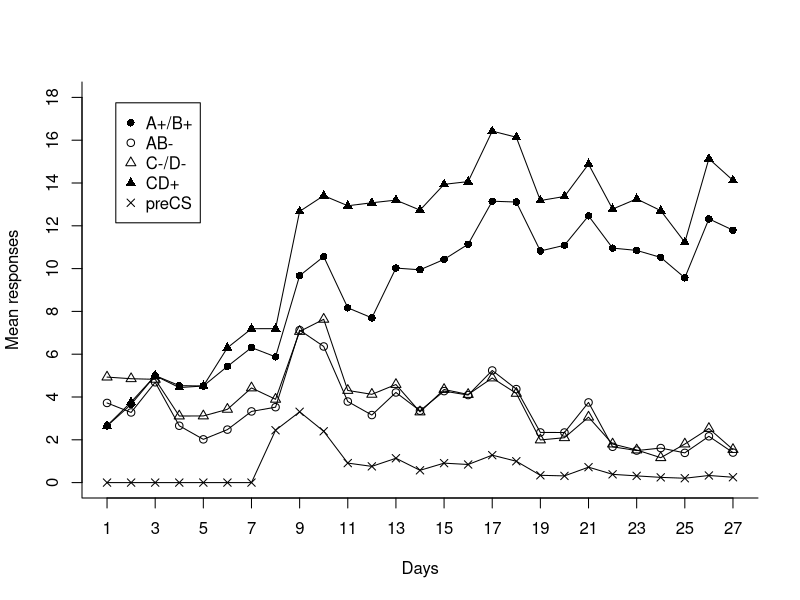
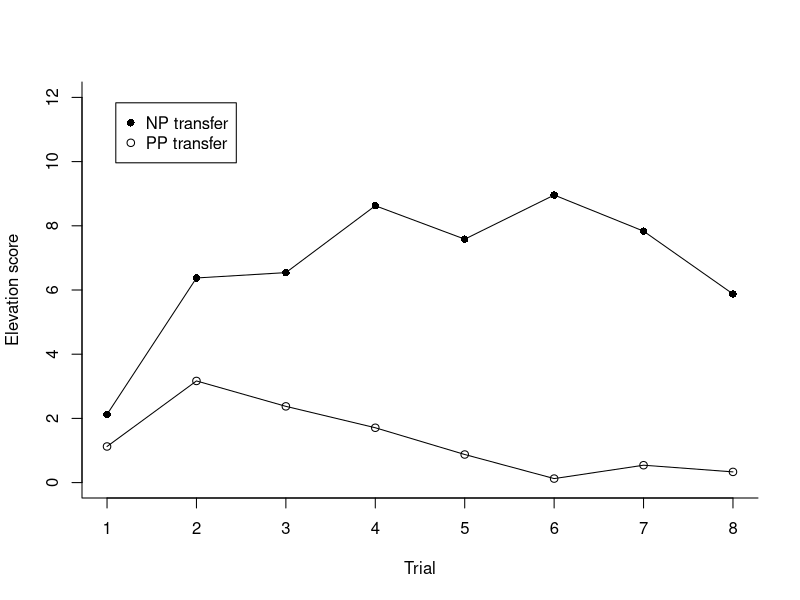
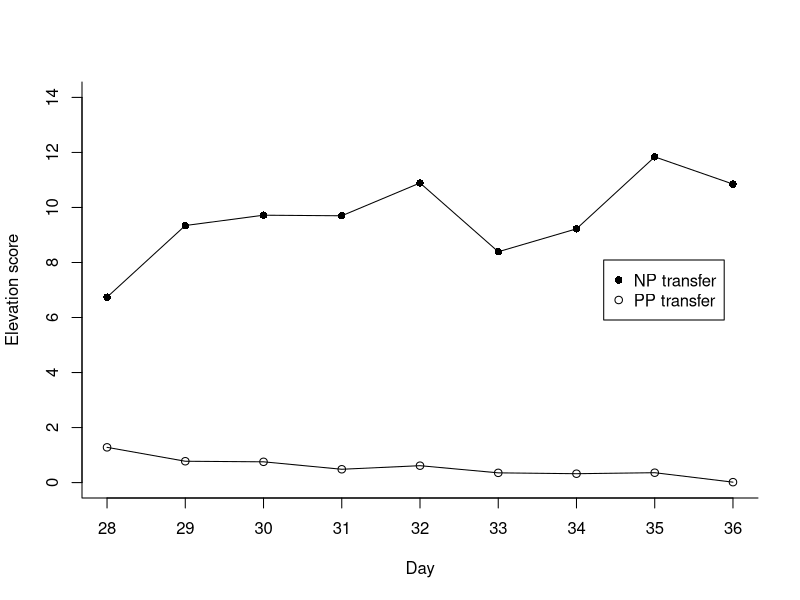

The R source for these figures, in order:
print('DAU: KULMAES1')
print('Date: 2015-05-13')
print('Author: Andy J. Wills')
print('---------------------')
print('Note: Analysis in Phases 1 and 2 uses')
print('linear-contrast within-subjects ANOVA.')
print('This is not supported by the "ez" package.')
print('The workaround in this script is to export')
print('data files to SPSS for analysis.')
# Note: It would be better to update the 'ez' package to do this
# or use GLM within R to build the appropriate model.
print('---------------------')
print('Loading data...')
dta <- read.table("kulmaes1data.txt",stringsAsFactors = FALSE, sep = "\t", header=TRUE)
######
# Extract phase 1
p1 <- dta[dta$phase ==1,]
# Extract pre-stimulus responding
p1pre <- p1[p1$period == 'pre',]
p1 <- p1[p1$period == 'stim',]
# Average acros trial types
p1$type <- NULL
p1$type[p1$stim == 'A+' | p1$stim == 'B+'] <- 'A+/B+'
p1$type[p1$stim == 'C-' | p1$stim == 'D-'] <- 'C-/D-'
p1$type[p1$stim == 'AB-'] <- 'AB-'
p1$type[p1$stim == 'CD+'] <- 'CD+'
p1ag <- aggregate(p1$resp,list(p1$group,p1$subj,p1$type,p1$sess),mean)
colnames(p1ag) <-c('group','subj','type','sess','resp')
# Aggregate pre-CS responding
p1pre.av <- aggregate(p1pre$resp,list(p1pre$sess),mean)
p1pre.av <- rbind(c(1,0),c(2,0),c(3,0),c(4,0),c(5,0),c(6,0),c(7,0),p1pre.av)

print('Figure 1 means')
p1av <- aggregate(p1$resp,list(p1$type,p1$sess),mean)
colnames(p1av) <-c('type','sess','resp')
p1av.wide <- reshape(p1av,direction="wide",timevar="type",idvar="sess")
p1av.wide <- cbind(p1av.wide, p1pre.av$x)
colnames(p1av.wide) <- c('sess','A+/B+','AB-','C-/D-','CD+','preCS')
print(p1av.wide)

print('Plot Figure 1 (without error bars)')
# Plot Figure 1
plot(p1av.wide[,'A+/B+'],type='o',pch=16,
     axes = FALSE,
     xlab = 'Days',
     ylim = c(0,18), ylab = 'Mean responses',
)
box(bty='l')
axis(1,at=seq(1,27,2))
axis(2,at=seq(0,18,2))
lines(p1av.wide[,'AB-'],type='o',pch=1)
lines(p1av.wide[,'C-/D-'],type='o',pch=2)
lines(p1av.wide[,'CD+'],type='o',pch=17)
lines(p1av.wide[,'preCS'],type='o',pch=4)
legend('topleft',c('A+/B+','AB-','C-/D-','CD+','preCS'), pch = c(16,1,2,17,4),inset=.05)

print('Save Phase 1 reinforced vs. nonreinforced data file for analysis by SPSS')
# Now average across reinforcement type 
p1ag$type2 <- NULL
p1ag$type2[p1ag$type == 'A+/B+' ] <- 'R'
p1ag$type2[p1ag$type == 'C-/D-' ] <- 'U'
p1ag$type2[p1ag$type == 'AB-' ] <- 'U'
p1ag$type2[p1ag$type == 'CD+' ] <- 'R'
p1ag2 <- aggregate(p1ag$resp,list(p1ag$group,p1ag$subj,p1ag$type2,p1ag$sess),mean)
colnames(p1ag2) <-c('group','subj','type2','sess','resp')
# SPSS syntax analysis has Sess 1 as Session 15. Convert...
p1ag2$sess <- p1ag2$sess + 14
# Convert to wide format 
p1ag2$tv <- paste0(p1ag2$type2,'_',p1ag2$sess)
spss.wide <- subset(p1ag2,select=c('group','subj','resp','tv'))
spss.wide <- reshape(spss.wide,direction="wide",timevar="tv",idvar=c("subj","group"))
# Set column headings to match SPSS syntax file
vnam <- c('group','subj')
for(i in 15:41) {
  vnam <- c(vnam,paste0('R_',i),paste0('U_',i))
}
colnames(spss.wide) <- vnam
# Round output to match E.Maes SAV file
for(i in 3:56) {
  spss.wide[,i] <- round(spss.wide[,i],9)
}
# Export as text file
write.table(spss.wide,file="kulmaes1phase1.txt",sep="\t",row.names=FALSE)

print('Save Phase 1 PP vs NP data file for analysis by SPSS')
# Recode trial types
p1ag$type3 <- NULL
p1ag$type3[p1ag$type == 'A+/B+' ] <- 'NP+'
p1ag$type3[p1ag$type == 'C-/D-' ] <- 'PP-'
p1ag$type3[p1ag$type == 'AB-' ] <- 'NP-'
p1ag$type3[p1ag$type == 'CD+' ] <- 'PP+'
p1ag3 <- aggregate(p1ag$resp,list(p1ag$group,p1ag$subj,p1ag$type3,p1ag$sess),mean)
colnames(p1ag3) <-c('group','subj','type3','sess','resp')
# Take differences
npdiff <- p1ag3$resp[p1ag3$type3 == 'NP+'] - p1ag3$resp[p1ag3$type3 == 'NP-']
ppdiff <- p1ag3$resp[p1ag3$type3 == 'PP+'] - p1ag3$resp[p1ag3$type3 == 'PP-']
subjs <- rep(levels(factor(p1ag3$subj)),times=27)
sessions <- rep(levels(factor(p1ag3$sess)),each=24)
p1ag4 <- data.frame(subjs,sessions,npdiff,ppdiff)
colnames(p1ag4) <-c('subj','sess','npdiff','ppdiff')
# Convert to wide format 
spss2.wide <- reshape(p1ag4,direction="wide",timevar="sess",idvar="subj")
# Set column headings to match SPSS syntax file
vnam <- c('subj')
for(i in 15:41) {
  vnam <- c(vnam,paste0('mdiff_NP_',i),paste0('mdiff_PP_',i))
}
colnames(spss2.wide) <- vnam
# Round output to match E.Maes SAV file
for(i in 2:55) {
  spss2.wide[,i] <- round(spss2.wide[,i],9)
}
# Export as text file
write.table(spss2.wide,file="kulmaes1phase1ppnp.txt",sep="\t",row.names=FALSE)

# Housekeeping
rm(p1,p1ag,p1ag2,spss.wide,i,vnam,p1av,p1av.wide)
rm(p1ag3,p1ag4,p1pre,p1pre.av,spss2.wide)
rm(npdiff,ppdiff,sessions,subjs)

####  PHASE 2 ##### 

print('Phase 2, Day 28 analysis')
# Calculate preCS rate

print('preCS responding')
# This is a bit fiddly, as the data file represents E and F at
# a trial level but the other cues at a session level...

# Extract E,F trial level data first, and aggregate across trials
precs.ef <- dta[dta$sess == 28 & (dta$stim == 'E' | dta$stim == 'F') & dta$period == 'pre',]
precs.ef <- aggregate(precs.ef$resp,list(precs.ef$subj,precs.ef$stim),mean)
colnames(precs.ef) <- c('subj','stim','preCS')
# Now extract other trial ypes
precs.ot <- dta[dta$sess == 28 & dta$stim != 'E' & dta$stim != 'F' & dta$period == 'pre',]
precs.ot <- data.frame(precs.ot$subj,precs.ot$stim,precs.ot$resp)
colnames(precs.ot) <- c('subj','stim','preCS')
# Combine these two sets
precs <- rbind(precs.ef,precs.ot)
# Take mean
print(mean(precs$preCS))

# Now the analysis of elevation scores
# Extract E and F trials from phase 2
p2 <- dta[dta$phase == 2 & (dta$stim == 'E' | dta$stim == 'F'),]
# Extract Day 28
p2day28 <- p2[p2$sess==28,]
# Calculate elevation score
p2day28el <- subset(p2day28,select=c('group','subj','subsess','period','stim','resp'))
p2day28el <- reshape(p2day28el,direction='wide',timevar='period',idvar=c('group','subj','subsess','stim'))
p2day28el$elev <- p2day28el$resp.stim - p2day28el$resp.pre

print('Figure 2, lower panel, means')
av <- aggregate(p2day28el$elev,list(p2day28el$group,p2day28el$subsess),mean)
colnames(av) <- c('group','trial','elev')
avfig <- reshape(av,direction='wide',timevar='group',idvar='trial')
rm(av)
colnames(avfig) <- c('trial','NP','PP')
print(avfig)

print('Plot Figure 2, lower panel (without error bars)')
plot(avfig[,2],type='o',pch=16,
     axes = FALSE,
     xlab = 'Trial',
     ylim = c(0,12), ylab = 'Elevation score',
)
box(bty='l')
axis(1,at=seq(1,8,1))
axis(2,at=seq(0,12,2))
lines(avfig[,3],type='o',pch=1)
legend('topleft',c('NP transfer','PP transfer'), pch = c(16,1),inset=.05)
rm(avfig)

print('Save phase 2, day 28, data file for SPSS analysis')
# Aggregate across stim type
ag <- aggregate(p2day28el$elev,list(p2day28el$group, p2day28el$subj, p2day28el$subsess),mean)
colnames(ag) <- c('group','subj','subsess','elev')
# Convert to wide for SPSS
ag.wide <- reshape(ag,direction='wide',timevar='subsess',idvar=c('group','subj'))
rm(ag)
# Set column headings to match SPSS syntax file
colnames(ag.wide) <- c('group','subj','ESA_B_1','ESA_B_2','ESA_B_3','ESA_B_4'
          ,'ESA_B_5','ESA_B_6','ESA_B_7','ESA_B_8')
# Export as text file
write.table(ag.wide,file="kulmaes1phase2.txt",sep="\t",row.names=FALSE)
rm(ag.wide)
rm(p2day28el)
print('Figure 2, upper panel, means')
# Aggregate Day 28 (this day, E & F data is at trial level)
p2day28ag <- aggregate(p2day28$resp,list(p2day28$group,p2day28$subj,p2day28$sess,
                                         p2day28$period,p2day28$stim),mean)
colnames(p2day28ag) <- c('group','subj','sess','period','stim','resp')
rm(p2day28)
# Extract Day 29+
p2days <- p2[p2$sess>28,]
p2days <- subset(p2days,select=c('group','subj','sess','period','stim','resp'))
# Combined with aggregated Day 28
p2days <- rbind(p2day28ag,p2days)
rm(p2day28ag)
# Calculate elevation score
p2days <- reshape(p2days,direction='wide',timevar='period',idvar=c('group','subj','sess','stim'))
p2days$elev <- p2days$resp.stim - p2days$resp.pre
# Calculate means
av <- aggregate(p2days$elev,list(p2days$group,p2days$sess),mean)
colnames(av) <- c('group','sess','elev')
avfig <- reshape(av,direction='wide',timevar='group',idvar='sess')
colnames(avfig) <- c('sess','NP','PP')
print(avfig)
print('Plot Figure 2, upper panel (without error bars)')
plot(cbind(28:36,avfig[,2]),type='o',pch=16,
     axes = FALSE,
     xlab = 'Day',
     ylim = c(0,14), ylab = 'Elevation score',
)
box(bty='l')
axis(1,at=28:36)
axis(2,at=seq(0,14,2))
lines(cbind(28:36,avfig[,3]),type='o',pch=1)
legend('right',c('NP transfer','PP transfer'), pch = c(16,1),inset=.05)
rm(p2,p2days,av,avfig)
rm(precs,precs.ef,precs.ot)

#### PHASE 3 #####

print('Phase3, preCS responding')
precs.l <- dta[dta$phase == 3 & dta$period == 'pre',]
# Aggregate across trials
precs <- aggregate(precs.l$resp,list(precs.l$subj,precs.l$stim),mean)
colnames(precs) <- c('subj','stim','preCS')
# Aggregate across stimuli
precs.ag <- aggregate(precs$preCS,list(precs$subj),mean)
colnames(precs.ag) <- c('subj','preCS')
print(mean(precs.ag$preCS))
# Housekeeping
rm(precs,precs.ag,precs.l)

# Extract first presentation of EF compound
p3 <- dta[dta$phase == 3 & dta$part == 2 & dta$subsess == 1,]
p3 <- subset(p3,select=c('group','subj','period','resp'))
p3 <- reshape(p3,direction='wide',timevar='period',idvar=c('group','subj'))

# Calculate elevation score
p3$elev <- p3$resp.stim - p3$resp.pre
p3 <- subset(p3,select=c('group','subj','elev'))
print('Figure 3, means and t-test')
print(t.test(elev ~ group,data=p3))

print('---------------------')
print('Phase 3 individual level')
# PP transfer condition - Rule-based prediction is EF > E/F. 
# E/F is nonreinforced. Work out SD of responses to non-reinforced 
# trials (2 AB-, 1 C-, 1 D-, 1 E-, 1 F-) from phase 3 part 1. 
# Work out what 1 SD above the phase 3, part 1, E/F rate would be. 
# Compare that to first observed EF responses (phase 3, part 2, presentation 1). 
# Extract Phase 3, part 1, PP condition
p3pp <- dta[dta$phase == 3 & dta$part == 1 & dta$group == 'PP' & dta$period == 'stim',]
# Extract unreinforced trials thereof
p3ppu <- p3pp[p3pp$stim == 'AB-' |
                p3pp$stim == 'C-' |
                p3pp$stim == 'D-' |
                p3pp$stim == 'E' |
                p3pp$stim == 'F', ]
# Calculate SD of these nonreinforced trials
p3ppu <- subset(p3ppu,select=c('subj','stim','resp'))
p3ppsd <- aggregate(p3ppu$resp,list(p3ppu$subj),sd)
colnames(p3ppsd) <- c('subj','stdev')
# Extract Phase 3, part 1, E/F 
p3eof <- p3pp[p3pp$stim == 'E' | p3pp$stim == 'F',]
p3eof <- subset(p3eof,select=c('subj','stim','resp'))
# Calculate mean response to E/F
p3eofav <- aggregate(p3eof$resp,list(p3eof$subj),mean)
colnames(p3eofav) <- c('subj','eof')
# Extract Phase 3, part 2, presentation 1
p3ef <- dta[dta$group == 'PP' & dta$phase == 3 & dta$part == 2 & dta$subsess == 1 & dta$period == 'stim',]
# Compile table
tab <- cbind(p3ppsd,p3eofav$eof,p3ef$resp)
colnames(tab) <- c('subj','stdev','eof','ef')
tab$crit <- tab$eof + tab$stdev
tab$rule <- 'not'
tab$rule[tab$crit < tab$ef] <- 'rule'
pprule <- length(tab$rule[tab$rule=='rule'])
totpp <- length(tab$rule)
print(paste0('Number of NP rule participants: ',pprule,' of ',totpp))

# NP transfer condition - Rule-based prediction is EF < E/F. E/F is reinforced. 
# Work out SD of responses to reinforced trials (1 A+, 1 B+, 2 CD+, 1 E+, 1 F+). 
# Work out what 1 SD below phase 3 part 1, E/F rate would be. Compare that to first 
# observed EF responses (phase 3, part 2, presentation 1)

# Extract Phase 3, part 1, NP condition
p3np <- dta[dta$phase == 3 & dta$part == 1 & dta$group == 'NP' & dta$period == 'stim',]
# Extract reinforced trials thereof
p3npu <- p3np[p3np$stim == 'A+' |
                p3np$stim == 'B+' |
                p3np$stim == 'CD+' |
                p3np$stim == 'E' |
                p3np$stim == 'F', ]
# Calculate SD of these reinforced trials
p3npu <- subset(p3npu,select=c('subj','stim','resp'))
p3npsd <- aggregate(p3npu$resp,list(p3npu$subj),sd)
colnames(p3npsd) <- c('subj','stdev')
# Extract Phase 3, part 1, E/F 
p3eof <- p3np[p3np$stim == 'E' | p3np$stim == 'F',]
p3eof <- subset(p3eof,select=c('subj','stim','resp'))
# Calculate mean response to E/F
p3eofav <- aggregate(p3eof$resp,list(p3eof$subj),mean)
colnames(p3eofav) <- c('subj','eof')
# Extract Phase 3, part 2, presentation 1
p3ef <- dta[dta$group == 'NP' & dta$phase == 3 & dta$part == 2 & dta$subsess == 1 & dta$period == 'stim',]
# Compile table
tabnp <- cbind(p3npsd,p3eofav$eof,p3ef$resp)
colnames(tabnp) <- c('subj','stdev','eof','ef')
tabnp$crit <- tabnp$eof - tabnp$stdev
tabnp$rule <- 'not'
tabnp$rule[tabnp$crit > tabnp$ef] <- 'rule'
nprule <- length(tabnp$rule[tabnp$rule=='rule'])
totnp <- length(tabnp$rule)
print(paste0('Number of NP rule participants: ',nprule,' of ',totnp))
